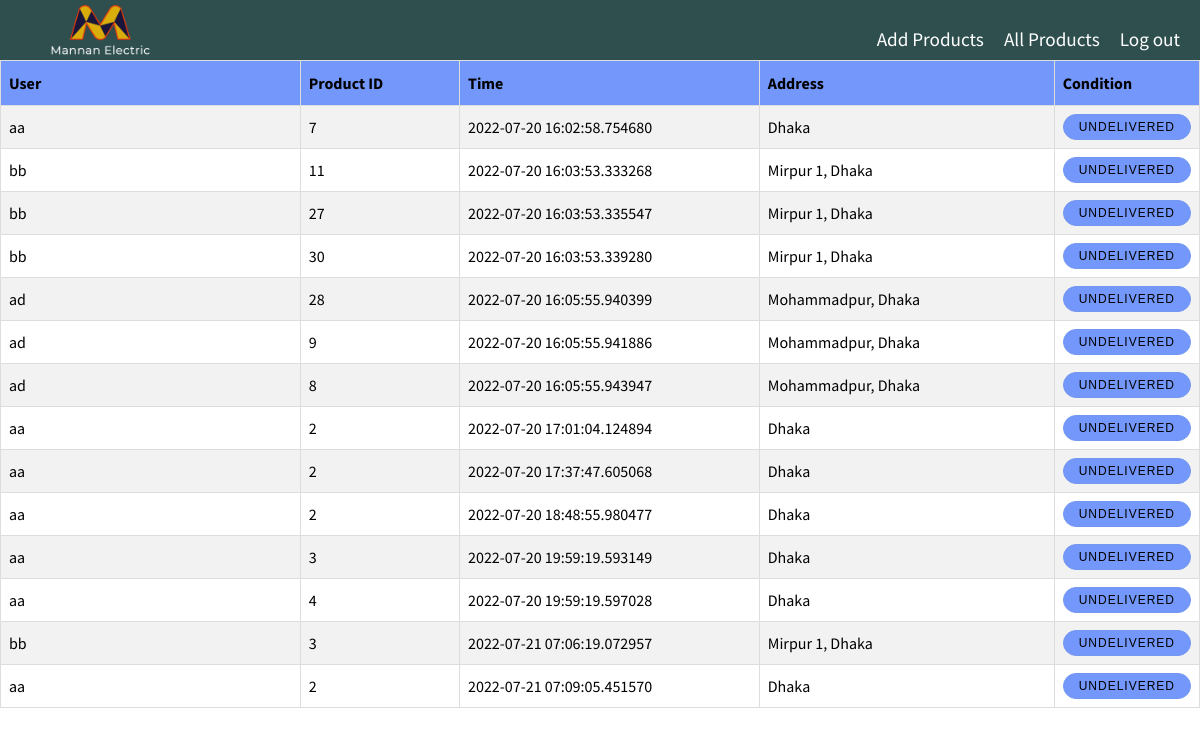
/orders.php, run on the app's committed database.
### tables this page shows
CREATE TABLE `orders` (
  `p_id` int(100) NOT NULL,
  `username` varchar(100) NOT NULL,
  `id` int(100) NOT NULL,
  `time` timestamp(6) NOT NULL DEFAULT current_timestamp(6),
  `address` varchar(200) DEFAULT NULL
);

### orders.php (the view, shortened to what this page needs)
<?php
include 'config.php';
?>
<!DOCTYPE html>
<html lang="en">
<head>
    <link rel="stylesheet" href="css/orders.css">
    <link rel="stylesheet" href="https://cdnjs.cloudflare.com/ajax/libs/font-awesome/5.8.2/css/all.css" />
</head>
<body>
    <div class="header">
        <div class="c_container">
            <div class="c_navbar">
                <nav>
                    <ul>
                        <div class="logo">
                            <li> <img src="images/logo.png"></li>
                        </div>
                        <div class="navtext">
                            <li><a href="admin.php">Add Products</a></li>
                            <li><a href="newproductsadmin.php">All Products</a></li>
                            <li><a href="logout.php">Log out</a></li>
                        </div>
                    </ul>
                </nav>
            </div>
        </div>
    </div>
    <div class="table-responsive">
        <table class="table table-bordered" id="customers">
            <tr>
                <th width="25%">User</th>
                <th widht="15%">Product ID</th>
                <th width="25%">Time</th>
                <th widht="15%">Address</th>
                <th width="10%">Condition</th>
            </tr>
            <?php
            $query = "select * from orders order by id asc";
            $result = mysqli_query($conn, $query);
            if (mysqli_num_rows($result) > 0) {
                while ($row = mysqli_fetch_array($result)) {
            ?>
                    <tr>
                        <td><?php echo $row["username"]; ?></td>
                        <td><?php echo $row["p_id"]; ?></td>
                        <td><?php echo $row["time"]; ?></td>
                        <td><?php echo $row["address"]; ?></td>
                        <td align="center"><a href="orders.php?action=delete&id=<?php echo $row["id"]; ?>"><button style="border-radius: 20px;
            border: 1px solid rgb(115, 151, 240);
            background-color: rgb(115, 151, 250);
            color: black;
            font-size: 12px;
            padding: 5px 15px;
            letter-spacing: 1px;
            text-transform: uppercase;
            transition: transform 80ms ease-in;"><i class="fa-solid fa-trash-can"></i> Undelivered</button></a></td>
                    </tr>
                <?php
                }
                ?>
            <?php
            }
            ?>
        </table>
    </div>
</body>

### css/orders.css (style rules this page uses)
#customers { border-collapse: collapse; width: 100%; }
#customers td, #customers th { border: 1px solid #ddd; padding: 8px; }
#customers tr:nth-child(even) { background-color: #f2f2f2; }
#customers th { padding-top: 12px; padding-bottom: 12px; text-align: left; background-color: rgb(115, 151, 250); color: black; }
* { margin: 0; padding: 0; box-sizing: border-box; }
body { font-family: 'Source Sans Pro', sans-serif; }
.c_navbar { display: flex; align-items: center; position: sticky; top: 0px; z-index: 100; }
nav { flex: 1; text-align: right; background-color: darkslategrey; height: 60px; }
nav ul { display: flex; justify-content: space-between; align-items: center; margin-left: 50px; ; list-style-type: none; }
nav ul li { margin-right: 20px; }
.navtext { display: flex; justify-content: space-between; align-items: center; padding-top: 15px; font-size: 1.2rem; color: #F3F4F8; }
.logo li img { width: 100px; padding-top: 5px; }
a { text-decoration: none; color: white; }

### data on the page
orders: username "aa", p "7", time "2022-07-20 16:02:58.754680", address "Dhaka"
orders: username "bb", p "11", time "2022-07-20 16:03:53.333268", address "Mirpur 1, Dhaka"
orders: username "bb", p "27", time "2022-07-20 16:03:53.335547", address "Mirpur 1, Dhaka"
orders: username "bb", p "30", time "2022-07-20 16:03:53.339280", address "Mirpur 1, Dhaka"
orders: username "ad", p "28", time "2022-07-20 16:05:55.940399", address "Mohammadpur, Dhaka"
orders: username "ad", p "9", time "2022-07-20 16:05:55.941886", address "Mohammadpur, Dhaka"
orders: username "ad", p "8", time "2022-07-20 16:05:55.943947", address "Mohammadpur, Dhaka"
orders: username "aa", p "2", time "2022-07-20 17:01:04.124894", address "Dhaka"
orders: username "aa", p "2", time "2022-07-20 17:37:47.605068", address "Dhaka"
orders: username "aa", p "2", time "2022-07-20 18:48:55.980477", address "Dhaka"
orders: username "aa", p "3", time "2022-07-20 19:59:19.593149", address "Dhaka"
orders: username "aa", p "4", time "2022-07-20 19:59:19.597028", address "Dhaka"
orders: username "bb", p "3", time "2022-07-21 07:06:19.072957", address "Mirpur 1, Dhaka"
orders: username "aa", p "2", time "2022-07-21 07:09:05.451570", address "Dhaka"
